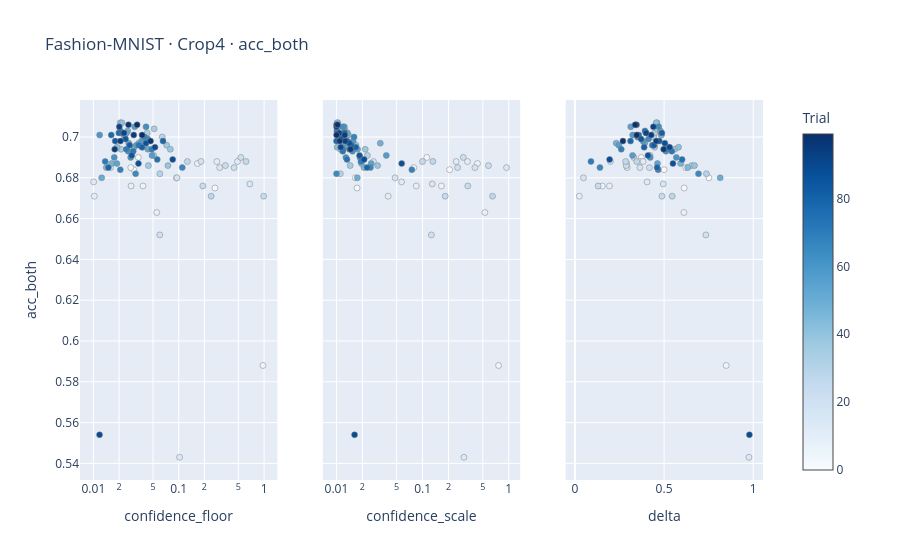

Notebook cell for this chart:
### Markdown cell above
## Fashion-MNIST

### Code cell
run_experiment("fashion", "acc_both")
